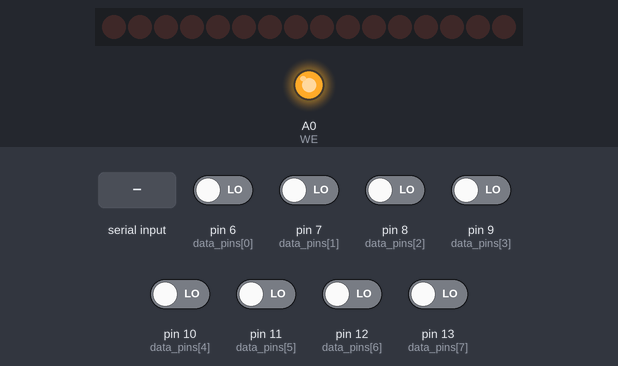
A sketch run on a simulated Arduino Uno, built with avr-gcc and run on an emulated ATmega328P. On the bench: 16 shift-register outputs drawn as a row of LEDs (first output left, lit = HIGH), output pins drawn as LEDs (lit = HIGH). Wiring (inferred from the names in the program): 2 × shift register (74HC595): data A4; shift clock A2; latch A3; OE A1. Wiring (inferred from the signals the program sends): row of LEDs: on Q0, Q1, Q2, Q3, Q4, Q5, Q6, Q7, Q8, Q9, Q10, Q11, Q12, Q13, Q14, Q15. The test bench sets the inputs (shaded band); at power-on: pin 6 (data_pins[0]), pin 7 (data_pins[1]), pin 8 (data_pins[2]), pin 9 (data_pins[3]), pin 10 (data_pins[4]), pin 11 (data_pins[5]), pin 12 (data_pins[6]), pin 13 (data_pins[7]) LOW. Pins used as bus, display or sensor lines are not drawn; what the sketch prints to the serial monitor is not drawn.

Above: at 1.2 s.
1.3 s: "1" received over Serial
At 2.7 s:
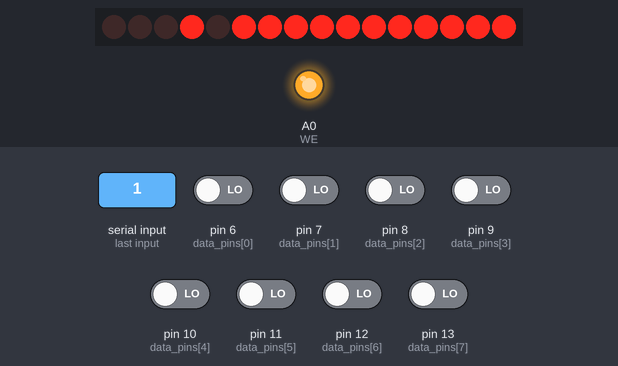
3.8 s: "2" received over Serial
At 5.8 s:
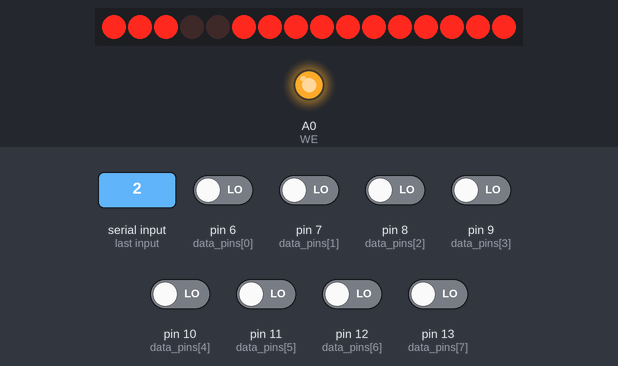
6.3 s: "0" received over Serial
At 7.36 s:
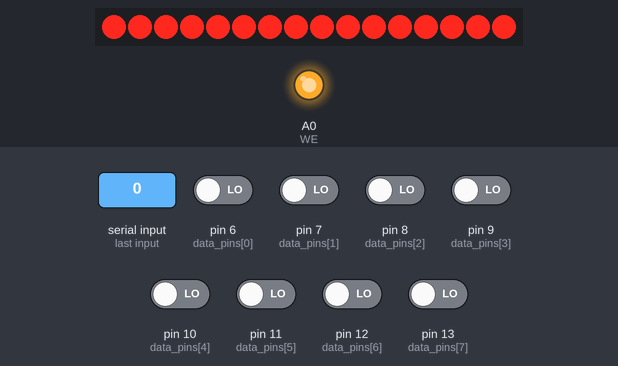
Timing chart, 0 to 9.3 s (numbered marks = the images above; inputs shaded):
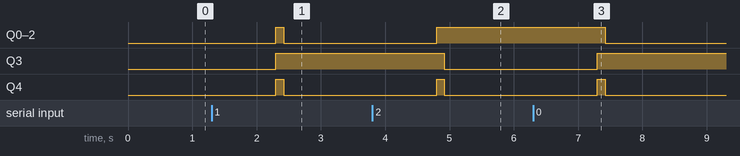

The sketch:

arduino_sketch.ino
```cpp
#define WE A0        // Write enable for EEPROM (Active low)
#define OE A1        // Output enable for EEPROM (Active low)
#define SRCLK A2     // Serial clock
#define RCLK A3      // Register clock  (Keep low and pulse to load address to register)
#define SDA A4       // Serial data
#define DATA_SIZE 8  // Data size in bits
#define ADDRESS_LINE_SIZE 15
#define MAX_ADDRESS 32768
#define SERIAL_DATA_MASK 0x8000
#define PACKET_SIZE 63
#define OP_MASK 0x80
#define WRITE_MODE_MASK 0x40
#define BYTE_COUNT_MASK 0x7E
#define OP_WRITE 0x80
#define OP_READ 0x00
#define DATA_OFFSET 3
#define RES_DATA_OFFSET 1
#define RES_LEN_OFFSET 0
#define RES_PACKET_SIZE 63

byte data_pins[] = { 6, 7, 8, 9, 10, 11, 12, 13 };
byte buf[RES_PACKET_SIZE];

void op_unknown(int op) {
  Serial.print("unknow operation: ");
  Serial.println(op);
}

void setDataMode(byte mode) {
  for (int i = 0; i < DATA_SIZE; i++) {
    pinMode(data_pins[i], mode);
  }
}
unsigned short getAddr(byte *buf) {
  unsigned short addr = -1;
  memcpy(&addr, buf + 1, 2);
  return addr;
}
void setAddress(unsigned short addr) {
  // send first byte MSBFIRST
  shiftOut(SDA, SRCLK, MSBFIRST, (addr & 0xFF00) >> 8);
  // send second byte MSBFIRST
  shiftOut(SDA, SRCLK, MSBFIRST, addr & 0x00FF);

  // Pulse the Register clock to latch in the address to storage register
  digitalWrite(RCLK, HIGH);
  delayMicroseconds(10);
  digitalWrite(RCLK, LOW);
}

void writeData(byte *buf, short addr, byte bytes_count) {
  for (byte idx = 0; idx < bytes_count && (addr < MAX_ADDRESS); idx++) {
    setAddress(addr++);
    writeToAddress(buf[DATA_OFFSET + idx]);
    delay(10);
  }
  memset(buf, 0, RES_PACKET_SIZE);
  buf[0] = bytes_count;
  Serial.write(buf, RES_PACKET_SIZE);
  Serial.flush();
}

void writeToAddress(byte data) {
  digitalWrite(OE, HIGH);
  setDataMode(OUTPUT);
  // set the data on the data pins
  for (int i = 7; i >= 0; i--) {
    digitalWrite(data_pins[i], data & 1);
    data = data >> 1;
  }

  // Disable output
  // Pulse write enable to write the data
  digitalWrite(WE, LOW);
  delayMicroseconds(10);
  digitalWrite(WE, HIGH);
}

void readData(unsigned short startAddr, byte bytesCount) {
  memset(buf, 0, RES_PACKET_SIZE);
  byte idx = 0;
  for (idx = 0; idx < bytesCount && (startAddr < MAX_ADDRESS); idx++) {
    setAddress(startAddr++);
    buf[RES_DATA_OFFSET + idx] = readFromAddress();
    delay(2);
  }
  buf[RES_LEN_OFFSET] = idx;

  Serial.write(buf, RES_PACKET_SIZE);
  Serial.flush();
}

byte readFromAddress() {
  // Disable write and enable output from EEPROM
  digitalWrite(WE, HIGH);
  digitalWrite(OE, LOW);

  setDataMode(INPUT);
  byte res = 0;
  // Read in the byte
  for (byte i = 0; i < DATA_SIZE; i++) {
    int b = digitalRead(data_pins[i]);
    res = (res << 1);
    res |= b;
  }
  digitalWrite(OE, LOW);
  return res;
}

void readPacket(byte *buf) {
  while (Serial.available() == 0)
    ;
  int bytes_read = Serial.readBytes(buf, PACKET_SIZE);
}
void setup() {
  // put your setup code here, to run once:
  pinMode(WE, OUTPUT);
  pinMode(OE, OUTPUT);
  pinMode(RCLK, OUTPUT);
  pinMode(SRCLK, OUTPUT);
  pinMode(SDA, OUTPUT);

  digitalWrite(RCLK, LOW);
  digitalWrite(OE, HIGH);
  digitalWrite(WE, HIGH);

  Serial.begin(9600);
}

void loop() {
  memset(buf, 0, sizeof(buf));
  readPacket(buf);

  byte header = buf[0];
  byte op = header & OP_MASK;                                       // first bit of header indicates operation
  byte data_bytes_count = ((byte)(header & BYTE_COUNT_MASK)) >> 1;  // number of bytes to write

  unsigned short addr = getAddr(buf);

  switch (op) {
    case OP_READ:
      readData(addr, data_bytes_count);
      break;
    case OP_WRITE:
      writeData(buf, addr, data_bytes_count);
      break;
    default:
      op_unknown(op);
      break;
  }
}
```

Measured:
- after the input at 1.3 s, Q0–2, Q4: LOW → HIGH after 1.0 s, → LOW 0.12 s later; Q3: LOW → HIGH after 1.0 s
- after the input at 3.8 s, Q0–2: LOW → HIGH after 1.0 s; Q3: HIGH → LOW after 1.1 s; Q4: LOW → HIGH after 1.0 s, → LOW 0.12 s later
- after the input at 6.3 s, Q0–2: HIGH → LOW after 1.1 s; Q3: LOW → HIGH after 1.0 s; Q4: LOW → HIGH after 1.0 s, → LOW 0.12 s later
